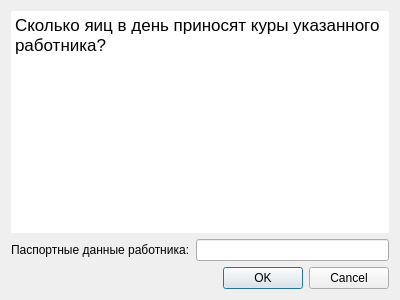
<?xml version="1.0" encoding="UTF-8"?>
<ui version="4.0">
 <class>FourthRequestDialog</class>
 <widget class="QDialog" name="FourthRequestDialog">
  <property name="geometry">
   <rect>
    <x>0</x>
    <y>0</y>
    <width>400</width>
    <height>300</height>
   </rect>
  </property>
  <property name="windowTitle">
   <string>Dialog</string>
  </property>
  <layout class="QGridLayout" name="gridLayout">
   <item row="1" column="0">
    <widget class="QLabel" name="label">
     <property name="text">
      <string>Паспортные данные работника:</string>
     </property>
    </widget>
   </item>
   <item row="1" column="1">
    <widget class="QLineEdit" name="passportLineEdit"/>
   </item>
   <item row="2" column="0" colspan="2">
    <widget class="QDialogButtonBox" name="buttonBox">
     <property name="orientation">
      <enum>Qt::Horizontal</enum>
     </property>
     <property name="standardButtons">
      <set>QDialogButtonBox::Cancel|QDialogButtonBox::Ok</set>
     </property>
    </widget>
   </item>
   <item row="0" column="0" colspan="2">
    <widget class="QTextEdit" name="textEdit">
     <property name="frameShape">
      <enum>QFrame::NoFrame</enum>
     </property>
     <property name="readOnly">
      <bool>true</bool>
     </property>
     <property name="html">
      <string>&lt;!DOCTYPE HTML PUBLIC &quot;-//W3C//DTD HTML 4.0//EN&quot; &quot;http://www.w3.org/TR/REC-html40/strict.dtd&quot;&gt;
&lt;html&gt;&lt;head&gt;&lt;meta name=&quot;qrichtext&quot; content=&quot;1&quot; /&gt;&lt;style type=&quot;text/css&quot;&gt;
p, li { white-space: pre-wrap; }
&lt;/style&gt;&lt;/head&gt;&lt;body style=&quot; font-family:'.SF NS Text'; font-size:13pt; font-weight:400; font-style:normal;&quot;&gt;
&lt;p style=&quot; margin-top:12px; margin-bottom:12px; margin-left:0px; margin-right:0px; -qt-block-indent:0; text-indent:0px;&quot;&gt;&lt;span style=&quot; font-family:'Times New Roman'; color:#000000;&quot;&gt;Сколько яиц в день приносят куры указанного работника?&lt;/span&gt;&lt;/p&gt;&lt;/body&gt;&lt;/html&gt;</string>
     </property>
    </widget>
   </item>
  </layout>
 </widget>
 <resources/>
 <connections>
  <connection>
   <sender>buttonBox</sender>
   <signal>accepted()</signal>
   <receiver>FourthRequestDialog</receiver>
   <slot>accept()</slot>
   <hints>
    <hint type="sourcelabel">
     <x>248</x>
     <y>254</y>
    </hint>
    <hint type="destinationlabel">
     <x>157</x>
     <y>274</y>
    </hint>
   </hints>
  </connection>
  <connection>
   <sender>buttonBox</sender>
   <signal>rejected()</signal>
   <receiver>FourthRequestDialog</receiver>
   <slot>reject()</slot>
   <hints>
    <hint type="sourcelabel">
     <x>316</x>
     <y>260</y>
    </hint>
    <hint type="destinationlabel">
     <x>286</x>
     <y>274</y>
    </hint>
   </hints>
  </connection>
 </connections>
</ui>
